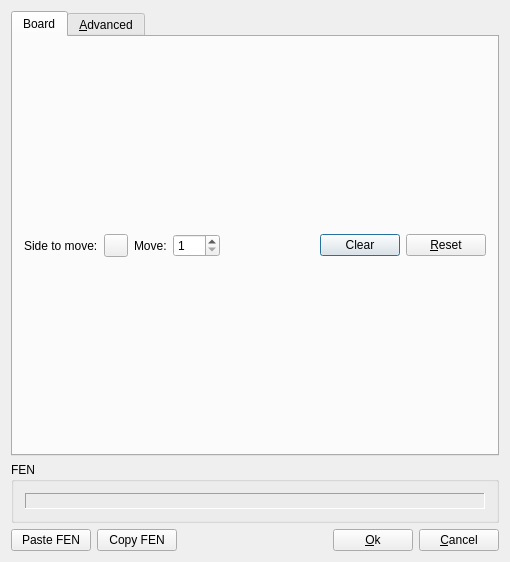
<?xml version="1.0" encoding="UTF-8"?>
<ui version="4.0">
 <class>BoardSetupDialog</class>
 <widget class="QDialog" name="BoardSetupDialog">
  <property name="geometry">
   <rect>
    <x>0</x>
    <y>0</y>
    <width>510</width>
    <height>562</height>
   </rect>
  </property>
  <property name="windowTitle">
   <string>Setup position</string>
  </property>
  <layout class="QGridLayout">
   <item row="3" column="0">
    <widget class="QGroupBox" name="groupBox_2">
     <property name="title">
      <string>FEN</string>
     </property>
     <layout class="QVBoxLayout" name="verticalLayout">
      <item>
       <widget class="QLabel" name="spnLabel">
        <property name="minimumSize">
         <size>
          <width>400</width>
          <height>0</height>
         </size>
        </property>
        <property name="frameShape">
         <enum>QFrame::Panel</enum>
        </property>
        <property name="frameShadow">
         <enum>QFrame::Sunken</enum>
        </property>
        <property name="text">
         <string/>
        </property>
       </widget>
      </item>
     </layout>
    </widget>
   </item>
   <item row="2" column="0">
    <widget class="QTabWidget" name="tabWidget">
     <property name="currentIndex">
      <number>0</number>
     </property>
     <widget class="QWidget" name="boardTab">
      <attribute name="title">
       <string>Board</string>
      </attribute>
      <layout class="QVBoxLayout" name="verticalLayout_2">
       <item>
        <layout class="QHBoxLayout" name="horizontalLayout_3" stretch="0,0">
         <item>
          <layout class="QVBoxLayout" name="boardLayout">
           <property name="sizeConstraint">
            <enum>QLayout::SetMaximumSize</enum>
           </property>
          </layout>
         </item>
         <item>
          <layout class="QGridLayout" name="buttonLayout" columnstretch="0" columnminimumwidth="0">
           <property name="sizeConstraint">
            <enum>QLayout::SetMaximumSize</enum>
           </property>
          </layout>
         </item>
        </layout>
       </item>
       <item>
        <layout class="QHBoxLayout" stretch="0,0,0,0,0,0,0">
         <property name="sizeConstraint">
          <enum>QLayout::SetFixedSize</enum>
         </property>
         <item>
          <widget class="QLabel" name="label_4">
           <property name="text">
            <string>Side to move:</string>
           </property>
          </widget>
         </item>
         <item>
          <widget class="QToolButton" name="toMoveButton"/>
         </item>
         <item>
          <widget class="QLabel" name="label_3">
           <property name="text">
            <string>Move:</string>
           </property>
          </widget>
         </item>
         <item>
          <widget class="QSpinBox" name="moveSpin">
           <property name="minimum">
            <number>1</number>
           </property>
           <property name="maximum">
            <number>999</number>
           </property>
           <property name="value">
            <number>1</number>
           </property>
          </widget>
         </item>
         <item>
          <spacer>
           <property name="orientation">
            <enum>Qt::Horizontal</enum>
           </property>
           <property name="sizeType">
            <enum>QSizePolicy::Expanding</enum>
           </property>
           <property name="sizeHint" stdset="0">
            <size>
             <width>61</width>
             <height>27</height>
            </size>
           </property>
          </spacer>
         </item>
         <item>
          <widget class="QPushButton" name="clearButton">
           <property name="text">
            <string>Clear</string>
           </property>
          </widget>
         </item>
         <item>
          <widget class="QPushButton" name="resetButton">
           <property name="text">
            <string>&amp;Reset</string>
           </property>
          </widget>
         </item>
        </layout>
       </item>
      </layout>
     </widget>
     <widget class="QWidget" name="advancedTab">
      <attribute name="title">
       <string>&amp;Advanced</string>
      </attribute>
      <layout class="QGridLayout">
       <item row="2" column="1">
        <widget class="QSpinBox" name="halfmoveSpin">
         <property name="sizePolicy">
          <sizepolicy hsizetype="Fixed" vsizetype="Fixed">
           <horstretch>0</horstretch>
           <verstretch>0</verstretch>
          </sizepolicy>
         </property>
         <property name="minimum">
          <number>0</number>
         </property>
         <property name="maximum">
          <number>99</number>
         </property>
         <property name="value">
          <number>0</number>
         </property>
        </widget>
       </item>
       <item row="2" column="2">
        <spacer>
         <property name="orientation">
          <enum>Qt::Horizontal</enum>
         </property>
         <property name="sizeHint" stdset="0">
          <size>
           <width>40</width>
           <height>20</height>
          </size>
         </property>
        </spacer>
       </item>
       <item row="1" column="2">
        <spacer>
         <property name="orientation">
          <enum>Qt::Horizontal</enum>
         </property>
         <property name="sizeHint" stdset="0">
          <size>
           <width>40</width>
           <height>20</height>
          </size>
         </property>
        </spacer>
       </item>
       <item row="1" column="0">
        <widget class="QLabel" name="label">
         <property name="text">
          <string>En passant file:</string>
         </property>
        </widget>
       </item>
       <item row="0" column="0" colspan="3">
        <widget class="QGroupBox" name="groupBox">
         <property name="title">
          <string>Castling rights</string>
         </property>
         <layout class="QGridLayout">
          <item row="0" column="1">
           <widget class="QCheckBox" name="bkCastleCheck">
            <property name="text">
             <string>Black O-O</string>
            </property>
           </widget>
          </item>
          <item row="1" column="0">
           <widget class="QCheckBox" name="wqCastleCheck">
            <property name="text">
             <string>White O-O-O</string>
            </property>
           </widget>
          </item>
          <item row="0" column="0">
           <widget class="QCheckBox" name="wkCastleCheck">
            <property name="text">
             <string>White O-O</string>
            </property>
           </widget>
          </item>
          <item row="1" column="1">
           <widget class="QCheckBox" name="bqCastleCheck">
            <property name="text">
             <string>Black O-O-O</string>
            </property>
           </widget>
          </item>
         </layout>
        </widget>
       </item>
       <item row="1" column="1">
        <widget class="QComboBox" name="epCombo">
         <property name="currentIndex">
          <number>0</number>
         </property>
         <item>
          <property name="text">
           <string>-</string>
          </property>
         </item>
         <item>
          <property name="text">
           <string>a</string>
          </property>
         </item>
         <item>
          <property name="text">
           <string>b</string>
          </property>
         </item>
         <item>
          <property name="text">
           <string>c</string>
          </property>
         </item>
         <item>
          <property name="text">
           <string>d</string>
          </property>
         </item>
         <item>
          <property name="text">
           <string>e</string>
          </property>
         </item>
         <item>
          <property name="text">
           <string>f</string>
          </property>
         </item>
         <item>
          <property name="text">
           <string>g</string>
          </property>
         </item>
         <item>
          <property name="text">
           <string>h</string>
          </property>
         </item>
        </widget>
       </item>
       <item row="2" column="0">
        <widget class="QLabel" name="label_2">
         <property name="text">
          <string>Halfmove clock:</string>
         </property>
        </widget>
       </item>
       <item row="3" column="1">
        <spacer>
         <property name="orientation">
          <enum>Qt::Vertical</enum>
         </property>
         <property name="sizeHint" stdset="0">
          <size>
           <width>20</width>
           <height>40</height>
          </size>
         </property>
        </spacer>
       </item>
      </layout>
     </widget>
    </widget>
   </item>
   <item row="6" column="0">
    <layout class="QHBoxLayout">
     <item>
      <widget class="QPushButton" name="pasteButton">
       <property name="text">
        <string>Paste FEN</string>
       </property>
      </widget>
     </item>
     <item>
      <widget class="QPushButton" name="copyButton">
       <property name="text">
        <string>Copy FEN</string>
       </property>
      </widget>
     </item>
     <item>
      <spacer>
       <property name="orientation">
        <enum>Qt::Horizontal</enum>
       </property>
       <property name="sizeType">
        <enum>QSizePolicy::Expanding</enum>
       </property>
       <property name="sizeHint" stdset="0">
        <size>
         <width>40</width>
         <height>20</height>
        </size>
       </property>
      </spacer>
     </item>
     <item>
      <widget class="QPushButton" name="okButton">
       <property name="text">
        <string>&amp;Ok</string>
       </property>
      </widget>
     </item>
     <item>
      <widget class="QPushButton" name="cancelButton">
       <property name="text">
        <string>&amp;Cancel</string>
       </property>
      </widget>
     </item>
    </layout>
   </item>
  </layout>
 </widget>
 <layoutdefault spacing="6" margin="11"/>
 <tabstops>
  <tabstop>wkCastleCheck</tabstop>
  <tabstop>bkCastleCheck</tabstop>
  <tabstop>wqCastleCheck</tabstop>
  <tabstop>bqCastleCheck</tabstop>
  <tabstop>halfmoveSpin</tabstop>
  <tabstop>moveSpin</tabstop>
  <tabstop>okButton</tabstop>
  <tabstop>cancelButton</tabstop>
 </tabstops>
 <resources/>
 <connections/>
</ui>
